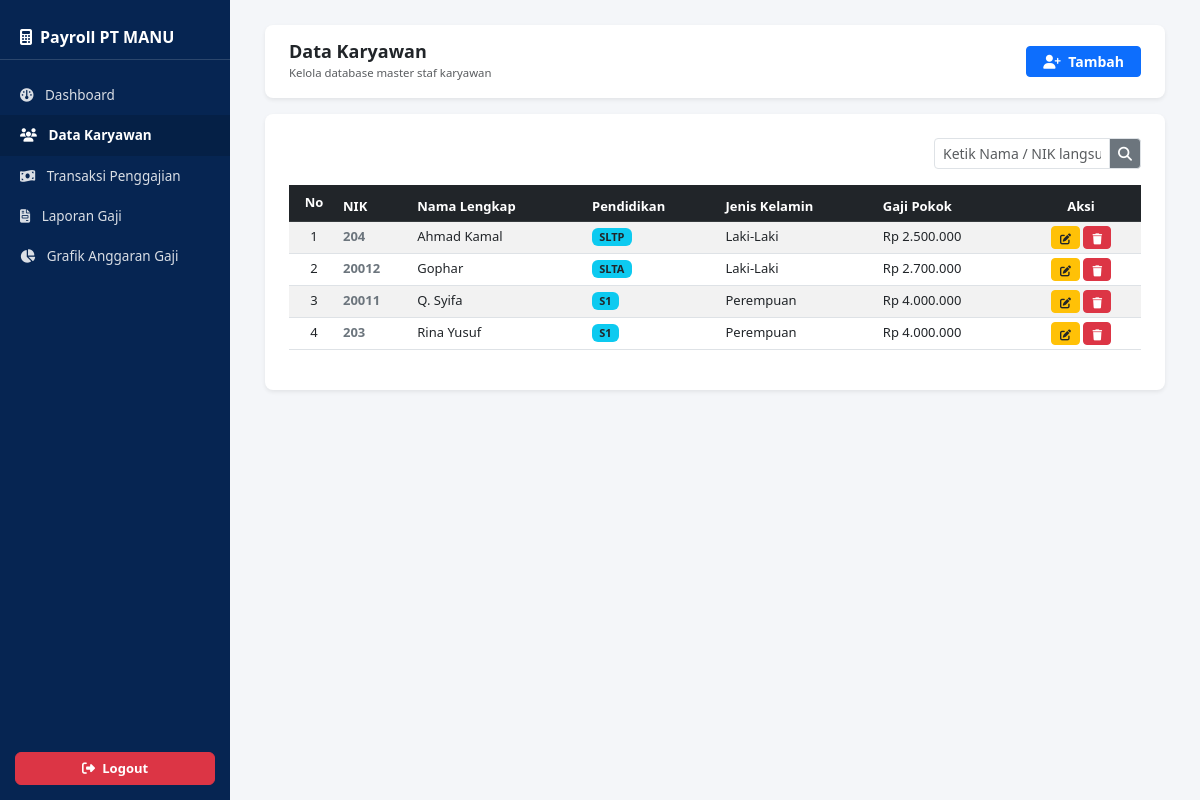
The app's page /karyawan.php (signed in) with its own data.
### tables this page shows
CREATE TABLE `karyawan` (
  `nik` varchar(20) NOT NULL,
  `nama` varchar(100) NOT NULL,
  `pendidikan` varchar(10) NOT NULL,
  `jekel` enum('LK','PR') NOT NULL,  
  PRIMARY KEY (`nik`),
  FOREIGN KEY (`pendidikan`) REFERENCES `gaji_pokok` (`pendidikan`) ON UPDATE CASCADE
);

CREATE TABLE `gaji_pokok` (
  `pendidikan` varchar(10) NOT NULL,
  `gaji_pokok` int NOT NULL,
  PRIMARY KEY (`pendidikan`)
);

### karyawan.php (the view, shortened to what this page needs)
<?php
include 'koneksi.php';
$query_karyawan = "SELECT karyawan.*, gaji_pokok.gaji_pokok
                   FROM karyawan
                   JOIN gaji_pokok ON karyawan.pendidikan = gaji_pokok.pendidikan
                   ORDER BY karyawan.nama ASC";
$result_karyawan = $conn->query($query_karyawan);
?>
<!DOCTYPE html>
<html lang="en">
<head>
    <link href="https://cdn.jsdelivr.net/npm/bootstrap@5.3.0/dist/css/bootstrap.min.css" rel="stylesheet">
    <link href="https://cdnjs.cloudflare.com/ajax/libs/font-awesome/6.4.0/css/all.min.css" rel="stylesheet">
</head>
<body>
<div class="sidebar">
    <a class="sidebar-brand" href="dashboard.php">
        <i class="fa-solid fa-calculator me-2"></i>Payroll PT MANU
    </a>
    <div class="nav flex-column">
        <a class="nav-link" href="dashboard.php"><i class="fa-solid fa-gauge me-2"></i> Dashboard</a>
        <a class="nav-link active" href="karyawan.php"><i class="fa-solid fa-users me-2"></i> Data Karyawan</a>
        <a class="nav-link" href="payroll.php"><i class="fa-solid fa-money-bill-wave me-2"></i> Transaksi Penggajian</a>
        <a class="nav-link" href="laporan.php"><i class="fa-solid fa-file-invoice me-2"></i> Laporan Gaji</a>
        <a class="nav-link" href="grafik_gaji.php"><i class="fa-solid fa-chart-pie me-2"></i> Grafik Anggaran Gaji</a>
    </div>
    <a href="logout.php" class="btn btn-danger btn-logout-sidebar fw-semibold">
        <i class="fa-solid fa-sign-out-alt me-1"></i> Logout
    </a>
</div>
<div class="main-content">
    <div class="card shadow-sm border-0 mb-3 rounded-3">
        <div class="card-body py-3 px-4 d-flex justify-content-between align-items-center">
            <div>
                <h4 class="fw-bold mb-0" style="font-size: 18px;">Data Karyawan</h4>
                <small class="text-muted">Kelola database master staf karyawan</small>
            </div>
            <a href="karyawan_tambah.php" class="btn btn-primary btn-sm fw-semibold px-3"><i class="fa-solid fa-user-plus me-1"></i> Tambah</a>
        </div>
    </div>
    <div class="card shadow-sm border-0 rounded-3">
        <div class="card-body p-4">
            <div class="row g-2 mb-3 justify-content-end">
                <div class="col-md-3">
                    <div class="input-group input-group-sm">
                        <input type="text" id="liveSearch" class="form-control" placeholder="Ketik Nama / NIK langsung..." autocomplete="off" autofocus>
                        <span class="input-group-text bg-secondary text-white"><i class="fa-solid fa-magnifying-glass"></i></span>
                    </div>
                </div>
            </div>
            <div class="table-responsive">
                <table class="table table-sm table-striped table-hover align-middle" style="font-size: 13px;">
                    <thead class="table-dark">
                        <tr>
                            <th width="50" class="py-2 text-center">No</th>
                            <th>NIK</th>
                            <th>Nama Lengkap</th>
                            <th>Pendidikan</th>
                            <th>Jenis Kelamin</th>
                            <th>Gaji Pokok</th>
                            <th width="120" class="text-center">Aksi</th>
                        </tr>
                    </thead>
                    <tbody id="tabelKaryawan">
                        <?php
                        if ($result_karyawan->num_rows > 0) {
                            $no = 1;
                            while ($row = $result_karyawan->fetch_assoc()) {
                        ?>
                        <tr class="baris-data">
                            <td class="text-center nomor-urut"><?php echo $no++; ?></td>
                            <td class="fw-bold text-secondary kolom-nik"><?php echo $row['nik']; ?></td>
                            <td class="kolom-nama"><?php echo $row['nama']; ?></td>
                            <td><span class="badge bg-info text-dark fw-bold" style="font-size: 11px;"><?php echo $row['pendidikan']; ?></span></td>
                            <td><?php echo ($row['jekel'] == 'LK') ? 'Laki-Laki' : 'Perempuan'; ?></td>
                            <td>Rp <?php echo number_format($row['gaji_pokok'], 0, ',', '.'); ?></td>
                            <td class="text-center">
                                <a href="karyawan_edit.php?nik=<?php echo $row['nik']; ?>" class="btn btn-warning btn-sm py-0 px-2 text-dark"><i class="fa-solid fa-pen-to-square" style="font-size: 11px;"></i></a>
                                <a href="karyawan_hapus.php?nik=<?php echo $row['nik']; ?>" class="btn btn-danger btn-sm py-0 px-2" onclick="return confirm('Hapus data karyawan ini?');"><i class="fa-solid fa-trash" style="font-size: 11px;"></i></a>
                            </td>
                        </tr>
                        <?php
                            }
                        } else {
                            echo '<tr id="dataKosong"><td colspan="7" class="text-center text-muted py-3">Data tidak ditemukan.</td></tr>';
                        }
                        ?>
                    </tbody>
                </table>
            </div>
        </div>
    </div>
</div>
</body>
</html>

### karyawan.php (style rules this page uses)
body { background-color: #f4f6f9; overflow-x: hidden; font-size: 13px; }
.sidebar { height: 100vh; width: 230px; position: fixed; top: 0; left: 0; background-color: #062552; padding-top: 15px; z-index: 1000; }
.sidebar-brand { color: #ffffff; font-size: 16px; font-weight: bold; padding: 10px 20px; margin-bottom: 15px; display: block; text-decoration: none; border-bottom: 1px solid rgba(255,255,255,0.15); }
.sidebar .nav-link { color: rgba(255, 255, 255, 0.85); padding: 10px 20px; font-size: 13.5px; display: block; text-decoration: none; }
.sidebar .nav-link.active { color: #ffffff; background-color: rgba(0, 0, 0, 0.15); font-weight: bold; }
.btn-logout-sidebar { position: absolute; bottom: 15px; left: 15px; width: 200px; font-size: 13px; padding: 6px; }
.main-content { margin-left: 230px; padding: 25px 35px; min-height: 100vh; }

### records on screen
karyawan: nik "204", nama "Ahmad Kamal", pendidikan "SLTP", jekel "Laki-Laki", pendidikan.gaji_pokok "2.500.000"
karyawan: nik "20012", nama "Gophar", pendidikan "SLTA", jekel "Laki-Laki", pendidikan.gaji_pokok "2.700.000"
karyawan: nik "20011", nama "Q. Syifa", pendidikan "S1", jekel "Perempuan", pendidikan.gaji_pokok "4.000.000"
karyawan: nik "203", nama "Rina Yusuf", pendidikan "S1", jekel "Perempuan", pendidikan.gaji_pokok "4.000.000"
